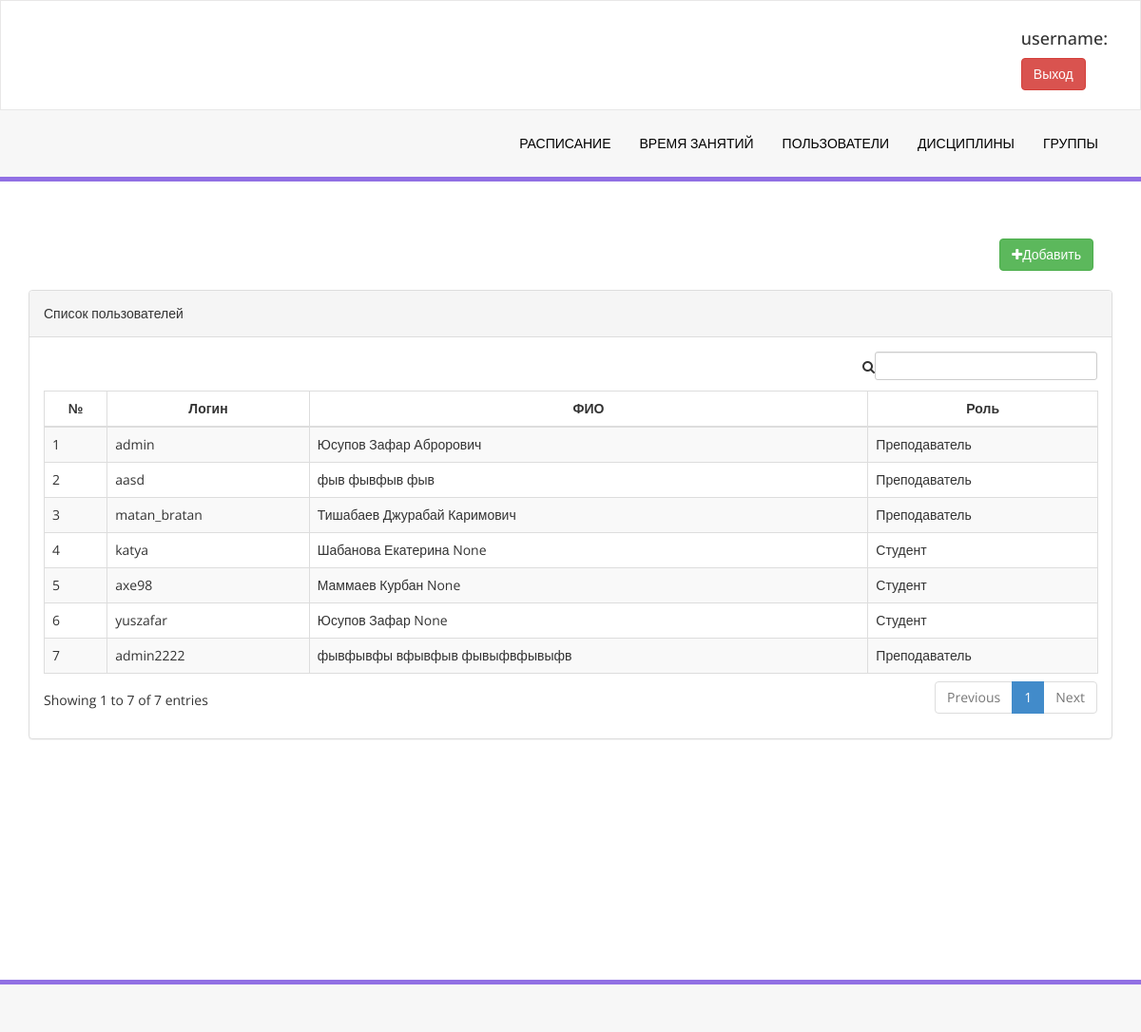
Screenshot of /user/list/ with the database file from the repository.
### meeting/models.py (models this page shows, shortened)
class Profile(models.Model):
    LEVEL = (
        ("Teacher", "Преподаватель"),
        ("Student", "Студент"),
        ("Training_division", "Учебный отдел")
    )
    user = models.OneToOneField(User, on_delete=models.CASCADE)
    first_name = models.CharField(max_length=255, null=True)
    last_name = models.CharField(max_length=255, null=True)
    otchestvo = models.CharField(max_length=255, null=True)
    level = models.CharField(max_length=255, choices=LEVEL)

### meeting/views.py (the view)
# urls.py: path('user/list/', views.ProfileListView.as_view(), name='user_list'),
class ProfileListView(generic.ListView):
    model = Profile
    template_name = 'profiles.html'

### templates/profiles.html
{% extends "base.html" %}
{% block content %}
    <div class="row">
        <div class="col-md-12">
            <div class="right-div">
                <a class="btn btn-success" href="{% url 'meeting:create_user' %}"> <i
                        class="fa fa-plus "></i>Добавить</a>
            </div>
        </div>
        <div class="col-md-12">
            <div class="panel panel-default">
                <div class="panel-heading">
                    Список пользователей
                </div>
                <div class="panel-body">
                    <div class="table-responsive">
                        <table class="table table-striped table-bordered table-hover" id="lesson_info_table">
                            <thead>
                            <tr>
                                <th class="text-center">№</th>
                                <th class="text-center">Логин</th>
                                <th class="text-center">ФИО</th>
                                <th class="text-center">Роль</th>
                            </tr>
                            </thead>
                            <tbody>
                            {% for profile in profile_list %}
                                <tr class="odd gradeX">
                                    <td>{{ forloop.counter }}</td>
                                    <td>{{ profile.user.username }}</td>
                                    <td>{{ profile.last_name }} {{ profile.first_name }} {{ profile.otchestvo }}</td>
                                    <td>{{ profile.get_level_display }}</td>
                                </tr>
                            {% endfor %}
                            </tbody>
                        </table>
                    </div>
                </div>
            </div>
        </div>
    </div>
{% endblock %}

### static/css/style.css (style rules this page uses)
.right-div { float: right; padding: 20px; }

### rows the page displays
Profile: user.username "admin", last_name "Юсупов", first_name "Зафар", otchestvo "Аброрович", level "Преподаватель"
Profile: user.username "aasd", last_name "фыв", first_name "фывфыв", otchestvo "фыв", level "Преподаватель"
Profile: user.username "matan_bratan", last_name "Тишабаев", first_name "Джурабай", otchestvo "Каримович", level "Преподаватель"
Profile: user.username "katya", last_name "Шабанова", first_name "Екатерина", otchestvo "None", level "Студент"
Profile: user.username "axe98", last_name "Маммаев", first_name "Курбан", otchestvo "None", level "Студент"
Profile: user.username "yuszafar", last_name "Юсупов", first_name "Зафар", otchestvo "None", level "Студент"
Profile: user.username "admin2222", last_name "фывфывфы", first_name "вфывфыв", otchestvo "фывыфвфывыфв", level "Преподаватель"
